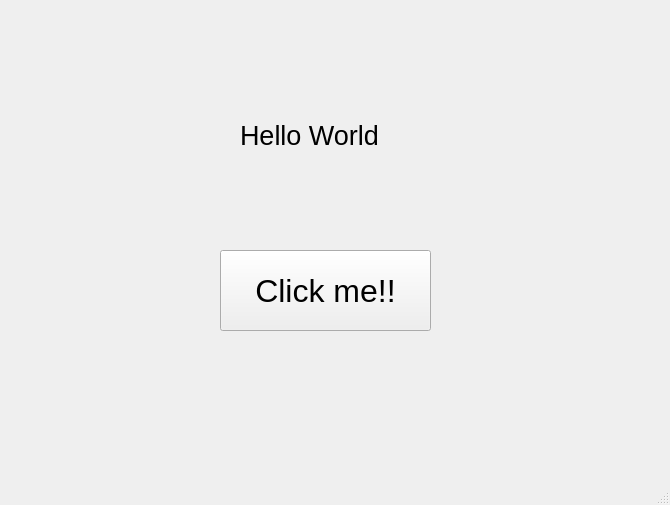
<?xml version="1.0" encoding="UTF-8"?>
<ui version="4.0">
 <class>MainWindow</class>
 <widget class="QMainWindow" name="MainWindow">
  <property name="geometry">
   <rect>
    <x>0</x>
    <y>0</y>
    <width>670</width>
    <height>505</height>
   </rect>
  </property>
  <property name="windowTitle">
   <string>MainWindow</string>
  </property>
  <widget class="QWidget" name="centralwidget">
   <widget class="QPushButton" name="btn_clickme">
    <property name="geometry">
     <rect>
      <x>220</x>
      <y>250</y>
      <width>211</width>
      <height>81</height>
     </rect>
    </property>
    <property name="font">
     <font>
      <pointsize>24</pointsize>
     </font>
    </property>
    <property name="text">
     <string>Click me!!</string>
    </property>
   </widget>
   <widget class="QLabel" name="label">
    <property name="geometry">
     <rect>
      <x>240</x>
      <y>100</y>
      <width>401</width>
      <height>71</height>
     </rect>
    </property>
    <property name="font">
     <font>
      <pointsize>20</pointsize>
     </font>
    </property>
    <property name="text">
     <string>Hello World</string>
    </property>
   </widget>
  </widget>
  <widget class="QMenuBar" name="menubar">
   <property name="geometry">
    <rect>
     <x>0</x>
     <y>0</y>
     <width>670</width>
     <height>26</height>
    </rect>
   </property>
  </widget>
  <widget class="QStatusBar" name="statusbar"/>
 </widget>
 <resources/>
 <connections/>
</ui>
